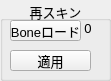
        <widget class="QGroupBox" name="reSkin_groupBox">
         <property name="geometry">
          <rect>
           <x>0</x>
           <y>340</y>
           <width>111</width>
           <height>81</height>
          </rect>
         </property>
         <property name="font">
          <font>
           <pointsize>10</pointsize>
          </font>
         </property>
         <property name="title">
          <string>再スキン</string>
         </property>
         <property name="alignment">
          <set>Qt::AlignCenter</set>
         </property>
         <property name="flat">
          <bool>true</bool>
         </property>
         <widget class="QPushButton" name="reSkinLoadBone_button">
          <property name="geometry">
           <rect>
            <x>10</x>
            <y>20</y>
            <width>71</width>
            <height>21</height>
           </rect>
          </property>
          <property name="font">
           <font>
            <pointsize>10</pointsize>
           </font>
          </property>
          <property name="toolTip">
           <string>&lt;html&gt;&lt;head/&gt;&lt;body&gt;&lt;p&gt;再スキン化に使用するボーンをピックします&lt;/p&gt;&lt;/body&gt;&lt;/html&gt;</string>
          </property>
          <property name="text">
           <string>Boneロード</string>
          </property>
          <property name="autoDefault">
           <bool>false</bool>
          </property>
          <property name="default">
           <bool>false</bool>
          </property>
          <property name="flat">
           <bool>false</bool>
          </property>
          <property name="+command" stdset="0">
           <string>reSkinPickBoneCmd</string>
          </property>
         </widget>
         <widget class="QLabel" name="reSkin_label">
          <property name="geometry">
           <rect>
            <x>80</x>
            <y>20</y>
            <width>16</width>
            <height>16</height>
           </rect>
          </property>
          <property name="text">
           <string>0</string>
          </property>
          <property name="alignment">
           <set>Qt::AlignCenter</set>
          </property>
         </widget>
         <widget class="QPushButton" name="reSkinApply_button">
          <property name="geometry">
           <rect>
            <x>10</x>
            <y>50</y>
            <width>81</width>
            <height>21</height>
           </rect>
          </property>
          <property name="font">
           <font>
            <pointsize>10</pointsize>
           </font>
          </property>
          <property name="toolTip">
           <string>&lt;html&gt;&lt;head/&gt;&lt;body&gt;&lt;p&gt;ロードされたボーンに選択された頂点のスキンウェイトをリマップします。&lt;/p&gt;&lt;/body&gt;&lt;/html&gt;</string>
          </property>
          <property name="text">
           <string>適用</string>
          </property>
          <property name="autoDefault">
           <bool>false</bool>
          </property>
          <property name="default">
           <bool>false</bool>
          </property>
          <property name="flat">
           <bool>false</bool>
          </property>
          <property name="+command" stdset="0">
           <string>reSkinCmd</string>
          </property>
         </widget>
         <widget class="QCheckBox" name="reSkinHoldBone_checkBox">
          <property name="geometry">
           <rect>
            <x>10</x>
            <y>-60</y>
            <width>81</width>
            <height>21</height>
           </rect>
          </property>
          <property name="font">
           <font>
            <pointsize>10</pointsize>
           </font>
          </property>
          <property name="toolTip">
           <string>&lt;html&gt;&lt;head/&gt;&lt;body&gt;&lt;p&gt;&lt;span style=&quot; font-size:9pt;&quot;&gt;Keep previous bones been assigned after &amp;quot;Apply&amp;quot;&lt;/span&gt;&lt;/p&gt;&lt;/body&gt;&lt;/html&gt;</string>
          </property>
          <property name="text">
           <string>Hold Bone</string>
          </property>
          <property name="checked">
           <bool>true</bool>
          </property>
         </widget>
        </widget>
